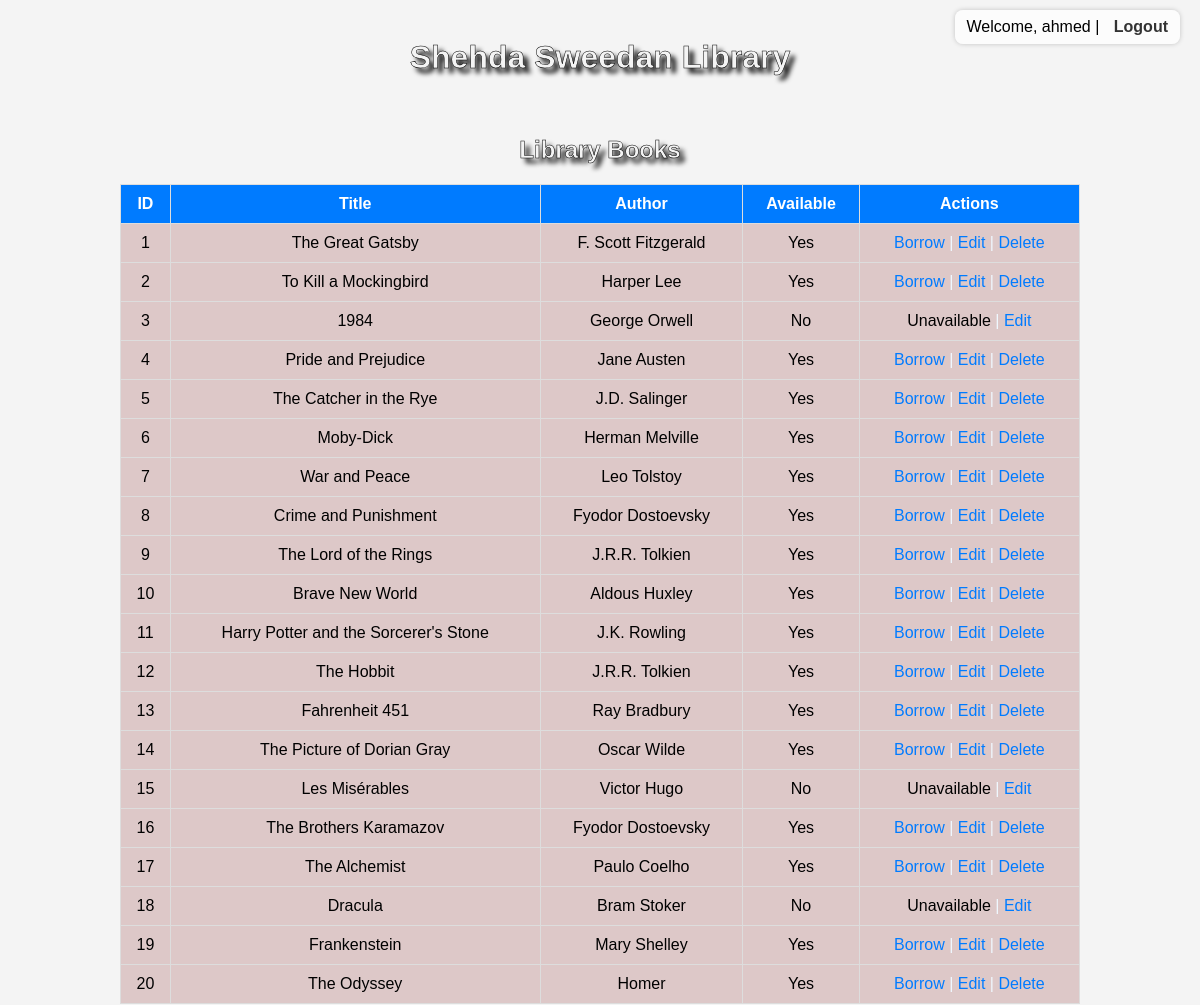
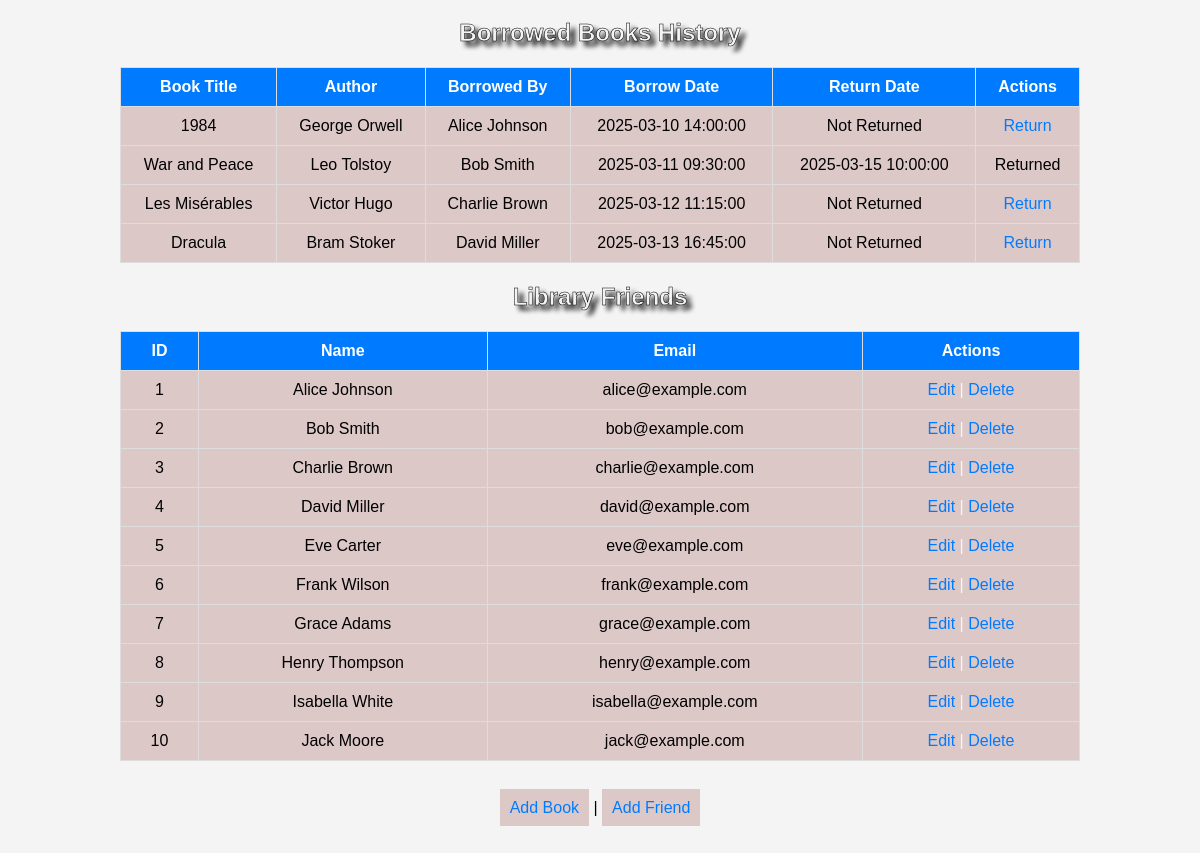
The page /index.php (signed in) on the database its author committed (2 pictures, top to bottom).
### tables this page shows
CREATE TABLE IF NOT EXISTS books (
    id INT AUTO_INCREMENT PRIMARY KEY,
    title VARCHAR(255) NOT NULL,
    author VARCHAR(255) NOT NULL,
    available BOOLEAN DEFAULT 1
);

CREATE TABLE IF NOT EXISTS borrows (
    id INT AUTO_INCREMENT PRIMARY KEY,
    friend_id INT NOT NULL,
    book_id INT NOT NULL,
    borrow_date DATETIME DEFAULT CURRENT_TIMESTAMP,
    return_date DATETIME DEFAULT NULL,
    FOREIGN KEY (friend_id) REFERENCES friends(id) ON DELETE CASCADE,
    FOREIGN KEY (book_id) REFERENCES books(id) ON DELETE CASCADE
);

CREATE TABLE IF NOT EXISTS friends (
    id INT AUTO_INCREMENT PRIMARY KEY,
    name VARCHAR(255) NOT NULL,
    email VARCHAR(255) UNIQUE NOT NULL
);

### index.php (the view, shortened to what this page needs)
<?php
require_once "db_connect.php";
$books = $conn->query("SELECT * FROM books");
$friends_result = $conn->query("SELECT * FROM friends");
$borrowed_books = $conn->query("
    SELECT borrows.id, books.title, books.author, friends.name, borrows.borrow_date, borrows.return_date
    FROM borrows
    JOIN books ON borrows.book_id = books.id
    JOIN friends ON borrows.friend_id = friends.id
");
?>
<!DOCTYPE html>
<html lang="en">
<head>
    <link rel="stylesheet" href="style.css">
</head>
<body>
    <div class="admin-info">
        Welcome, <?php echo htmlspecialchars($_SESSION['admin']); ?> |
        <a href="logout.php">Logout</a>
    </div>
    <br>
    <h1>Shehda Sweedan Library</h1>
    <br>
    <h2>Library Books</h2>
    <table border="1">
        <tr>
            <th>ID</th>
            <th>Title</th>
            <th>Author</th>
            <th>Available</th>
            <th>Actions</th>
        </tr>
        <?php while ($row = $books->fetch_assoc()): ?>
            <tr>
                <td><?= $row['id'] ?></td>
                <td><?= $row['title'] ?></td>
                <td><?= $row['author'] ?></td>
                <td><?= $row['available'] ? 'Yes' : 'No' ?></td>
                <td>
                    <?php if ($row['available']): ?> <a href="borrow.php?book_id=<?php echo $row['id']; ?>">Borrow</a>
                    <?php else: ?>Unavailable<?php endif; ?> <span style="color: aliceblue">|</span>
                    <a href="edit_book.php?id=<?= $row['id'] ?>">Edit</a>
                    <?php if ($row['available']): ?> <span style="color: aliceblue">|</span> <a
                            href="delete_book.php?id=<?php echo $row['id']; ?>" onclick="return confirm('Are you sure?')">
                            Delete</a>
                    <?php else: ?>     <?php endif; ?>
                </td>
            </tr>
        <?php endwhile; ?>
    </table>
    <h2>Borrowed Books History</h2>
    <table border="1">
        <tr>
            <th>Book Title</th>
            <th>Author</th>
            <th>Borrowed By</th>
            <th>Borrow Date</th>
            <th>Return Date</th>
            <th>Actions</th>
        </tr>
        <?php while ($row = $borrowed_books->fetch_assoc()): ?>
            <tr>
                <td><?= $row['title'] ?></td>
                <td><?= $row['author'] ?></td>
                <td><?= $row['name'] ?></td>
                <td><?= $row['borrow_date'] ?></td>
                <td><?= $row['return_date'] ?: 'Not Returned' ?></td>
                <td>
                    <?php if (!$row['return_date']): ?> <a href="return.php?borrow_id=<?php echo $row['id']; ?>">Return</a>
                    <?php else: ?>Returned<?php endif; ?>
                </td>
            </tr>
        <?php endwhile; ?>
    </table>
    <h2>Library Friends</h2>
    <table border="1">
        <tr>
            <th>ID</th>
            <th>Name</th>
            <th>Email</th>
            <th>Actions</th>
        </tr>
        <?php while ($row = $friends_result->fetch_assoc()): ?>
            <tr>
                <td><?php echo $row['id']; ?></td>
                <td><?php echo $row['name']; ?></td>
                <td><?php echo $row['email']; ?></td>
                <td>
                    <a href="edit_friend.php?id=<?= $row['id'] ?>">Edit</a> <span style="color: aliceblue">|</span>
                    <a href="delete_friend.php?id=<?= $row['id'] ?>" onclick="return confirm('Are you sure?')">Delete</a>
                </td>
            </tr>
        <?php endwhile; ?>
    </table>
    <br>
    <a class="a1" href="add_book.php">Add Book</a> |
    <a class="a1" href="add_friend.php">Add Friend</a>
    <br>
    <br>
    <br>
</body>
</html>

### style.css (style rules this page uses)
.admin-info { position: absolute; top: 10px; right: 20px; font-size: 16px; background-color: rgba(255, 255, 255, 0.7); padding: 8px 12px; border-radius: 8px; box-shadow: 0 0 5px rgba(0,0,0,0.2); }
.admin-info a { text-decoration: none; color: #333; font-weight: bold; margin-left: 10px; }
body { background-image: url('img1.jpg'); background-size: cover; background-position: center; background-attachment: fixed; background-color: #f4f4f4; font-family: Arial, sans-serif; margin: 0; padding: 0; text-align: center; }
table { width: 80%; margin: 20px auto; border-collapse: collapse; text-align: center; background: rgba(216, 191, 191, 0.822); }
th, td { padding: 10px; border: 1px solid #ddd; }
th { background-color: #007bff; color: white; }
a { text-decoration: none; color: #007bff; }
h1, h2 { color: #f4f4f4; text-shadow: 5px 5px 5px black; -webkit-text-stroke: 0.5px black; }
.a1 { padding: 10px; background: rgba(216, 191, 191, 0.822); }

### rows shown on the page
books: id "1", title "The Great Gatsby", author "F. Scott Fitzgerald", available "Yes"
books: id "2", title "To Kill a Mockingbird", author "Harper Lee", available "Yes"
books: id "3", title "1984", author "George Orwell", available "No"
books: id "4", title "Pride and Prejudice", author "Jane Austen", available "Yes"
books: id "5", title "The Catcher in the Rye", author "J.D. Salinger", available "Yes"
books: id "6", title "Moby-Dick", author "Herman Melville", available "Yes"
books: id "7", title "War and Peace", author "Leo Tolstoy", available "Yes"
books: id "8", title "Crime and Punishment", author "Fyodor Dostoevsky", available "Yes"
books: id "9", title "The Lord of the Rings", author "J.R.R. Tolkien", available "Yes"
books: id "10", title "Brave New World", author "Aldous Huxley", available "Yes"
books: id "11", title "Harry Potter and the Sorcerer's Stone", author "J.K. Rowling", available "Yes"
books: id "12", title "The Hobbit", author "J.R.R. Tolkien", available "Yes"
books: id "13", title "Fahrenheit 451", author "Ray Bradbury", available "Yes"
books: id "14", title "The Picture of Dorian Gray", author "Oscar Wilde", available "Yes"
books: id "15", title "Les Misérables", author "Victor Hugo", available "No"
books: id "16", title "The Brothers Karamazov", author "Fyodor Dostoevsky", available "Yes"
books: id "17", title "The Alchemist", author "Paulo Coelho", available "Yes"
books: id "18", title "Dracula", author "Bram Stoker", available "No"
books: id "19", title "Frankenstein", author "Mary Shelley", available "Yes"
books: id "20", title "The Odyssey", author "Homer", available "Yes"
borrows: book.title "1984", book.author "George Orwell", friend.name "Alice Johnson", borrow_date "2025-03-10 14:00:00", return_date "Not Returned"
borrows: book.title "War and Peace", book.author "Leo Tolstoy", friend.name "Bob Smith", borrow_date "2025-03-11 09:30:00", return_date "2025-03-15 10:00:00", shows "Returned"
borrows: book.title "Les Misérables", book.author "Victor Hugo", friend.name "Charlie Brown", borrow_date "2025-03-12 11:15:00", return_date "Not Returned"
borrows: book.title "Dracula", book.author "Bram Stoker", friend.name "David Miller", borrow_date "2025-03-13 16:45:00", return_date "Not Returned"
friends: id "1", name "Alice Johnson", email "alice@example.com"
friends: id "2", name "Bob Smith", email "bob@example.com"
friends: id "3", name "Charlie Brown", email "charlie@example.com"
friends: id "4", name "David Miller", email "david@example.com"
friends: id "5", name "Eve Carter", email "eve@example.com"
friends: id "6", name "Frank Wilson", email "frank@example.com"
friends: id "7", name "Grace Adams", email "grace@example.com"
friends: id "8", name "Henry Thompson", email "henry@example.com"
friends: id "9", name "Isabella White", email "isabella@example.com"
friends: id "10", name "Jack Moore", email "jack@example.com"

### other values the page prints
$_SESSION['admin'] "ahmed"
